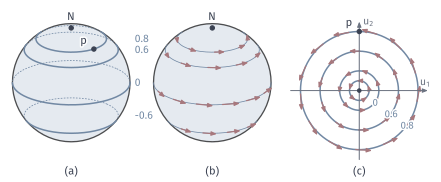

The Python source for this figure:
"""Height levels and the rotation field on the sphere, and the same levels and field in the north chart."""
from pathlib import Path
import sys
ROOT = next(p for p in Path(__file__).resolve().parents if (p/"build.sh").is_file() and (p/"tex/book.tex").is_file())
sys.path.insert(0, str(ROOT/"figures/04-spaces-measures-and-geometry/04-manifolds/matplotlib/mfd-common"))
from mfd3d import *

W, H = 112, 46
fig, ax = canvas(W, H)
LEVELS = (-.6, 0.0, .6, .8)
pl = Placed(View(50, 22), 18, 25, 15)
sphere_disc(ax, pl)
for z in LEVELS:
    pts = parallel(np.arcsin(z)); sphere_curve(ax, pl, pts, BLUE, lw=1.1, hidden_lw=.55)
N = np.array([0, 0, 1.0]); Sp = np.array([0, 0, -1.0]); p = np.array([0, .6, .8])
dot(ax, pl(N), INK); label(ax, pl(N)+[0, 2.7], '$N$')
dot(ax, pl(p), INK); label(ax, pl(p)+[-2.6, 2.1], '$p$', halo=True)
Rf = 15
for z in LEVELS:
    right = pl(spherical(np.arcsin(z), np.radians(50+90)))
    # label placed just outside the disc at the right end of the level circle
    label(ax, (pl.c[0]+Rf+1.2, pl(spherical(np.arcsin(z), np.radians(50+90)))[1]), f'{z:g}', 7.5, BLUE, ha='left')
# (b) rotation field on the same sphere.
pb = Placed(View(50, 22), 54, 25, 15)
sphere_disc(ax, pb)
for z in LEVELS:
    sphere_curve(ax, pb, parallel(np.arcsin(z)), BLUE, lw=.55, hidden=False)
for z, nlon in ((-.6, 12), (0.0, 14), (.6, 10), (.8, 8)):
    for lon in np.linspace(0, 2*np.pi, nlon, endpoint=False)+.15:
        q = spherical(np.arcsin(z), lon)
        if pb.view.depth(q) < .12:
            continue
        v = np.array([-q[1], q[0], 0.0])
        a, b = pb(q), pb(q+.3*v)
        arrow(ax, a, b, color=RED, lw=.9, scale=5.5, zorder=5)
dot(ax, pb(N), INK, zorder=6); label(ax, pb(N)+[0, 2.7], '$N$')
# (c) north chart: |u|=r levels with h=(r^2-1)/(r^2+1); field (-u2,u1).
cx, cy, s = 91.5, 23, 5.0
arrow(ax, (cx-3.5*s, cy), (cx+3.5*s, cy), color=MUTED, lw=.75, scale=5.5); arrow(ax, (cx, cy-3.5*s), (cx, cy+3.5*s), color=MUTED, lw=.75, scale=5.5)
label(ax, (cx+3.5*s-.6, cy+2.1), '$u_1$', 7.5, MUTED); label(ax, (cx+2.4, cy+3.5*s), '$u_2$', 7.5, MUTED)
t = np.linspace(0, 2*np.pi, 361)
for r, z in ((.5, -.6), (1, 0.0), (2, .6), (3, .8)):
    ax.plot(cx+s*r*np.cos(t), cy+s*r*np.sin(t), color=BLUE, lw=1.1, zorder=2)
    n = {.5: 5, 1: 7, 2: 10, 3: 13}[r]
    for ang in np.linspace(0, 2*np.pi, n, endpoint=False)+.3:
        u = r*np.array([np.cos(ang), np.sin(ang)]); v = np.array([-u[1], u[0]])*.28
        arrow(ax, (cx+s*u[0], cy+s*u[1]), (cx+s*(u[0]+v[0]), cy+s*(u[1]+v[1])), color=RED, lw=.9, scale=5.5, zorder=5)
    if r >= 1:
        label(ax, (cx+s*r*np.cos(-.62), cy+s*r*np.sin(-.62)-.2), f'{z:g}', 7, BLUE, halo=True)
dot(ax, (cx, cy+3*s), INK, zorder=7); label(ax, (cx-2.6, cy+3*s+2.2), '$p$', halo=True)
dot(ax, (cx, cy), INK, size=1.2); 
panel_tag(ax, 18, 1.7, '(a)'); panel_tag(ax, 54, 1.7, '(b)'); panel_tag(ax, cx, 1.7, '(c)')
save(fig, Path(__file__).resolve().parent, 'figure', {'formula': 'h=y3 at levels -0.6,0,0.6,0.8; h_hat(u)=(|u|^2-1)/(|u|^2+1); X=(-y2,y1,0) and X_hat=(-u2,u1), arrows scaled 0.3 and 0.28'})
